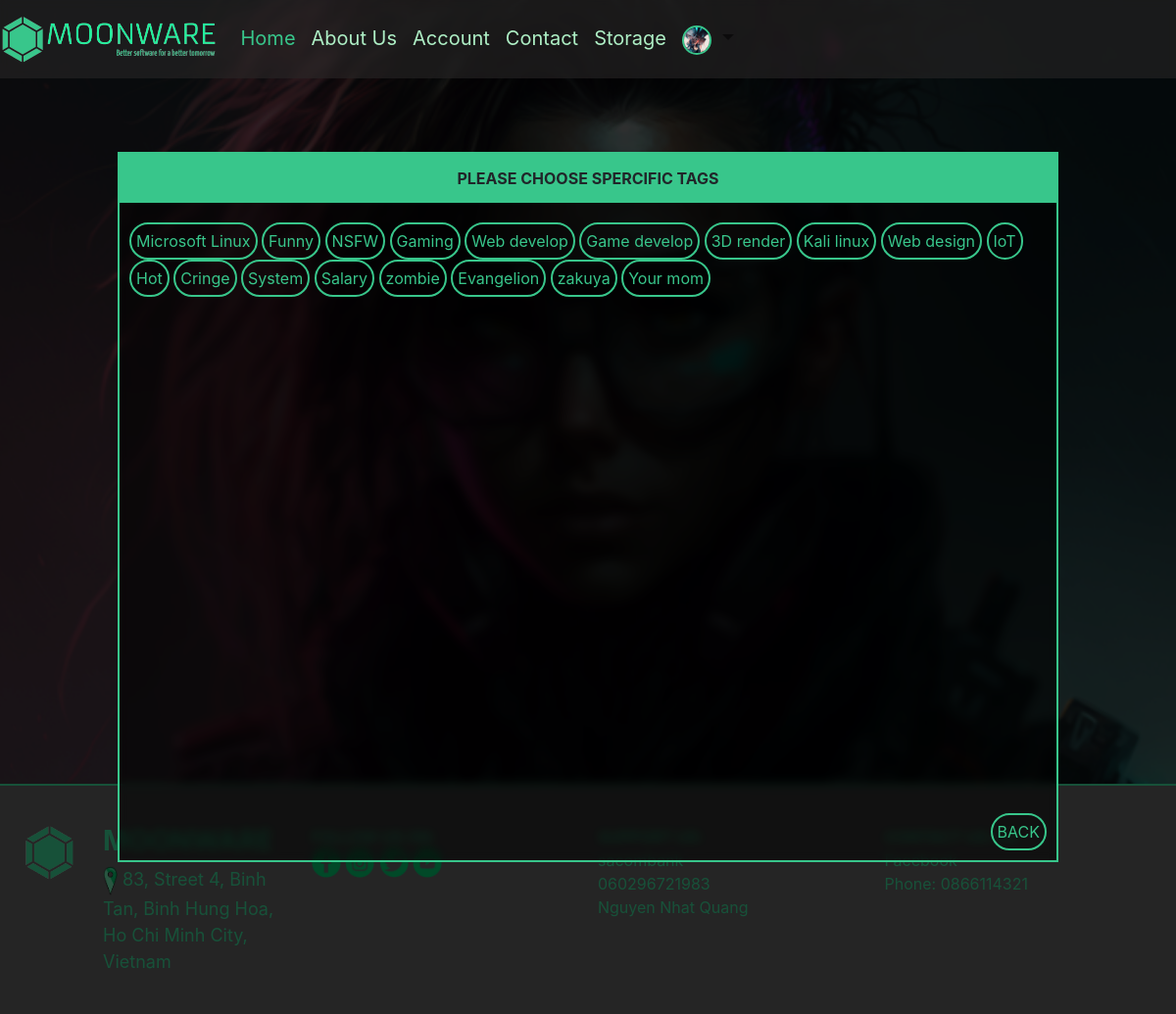
Page /addTags/10/ (signed in) on the earlier database version.
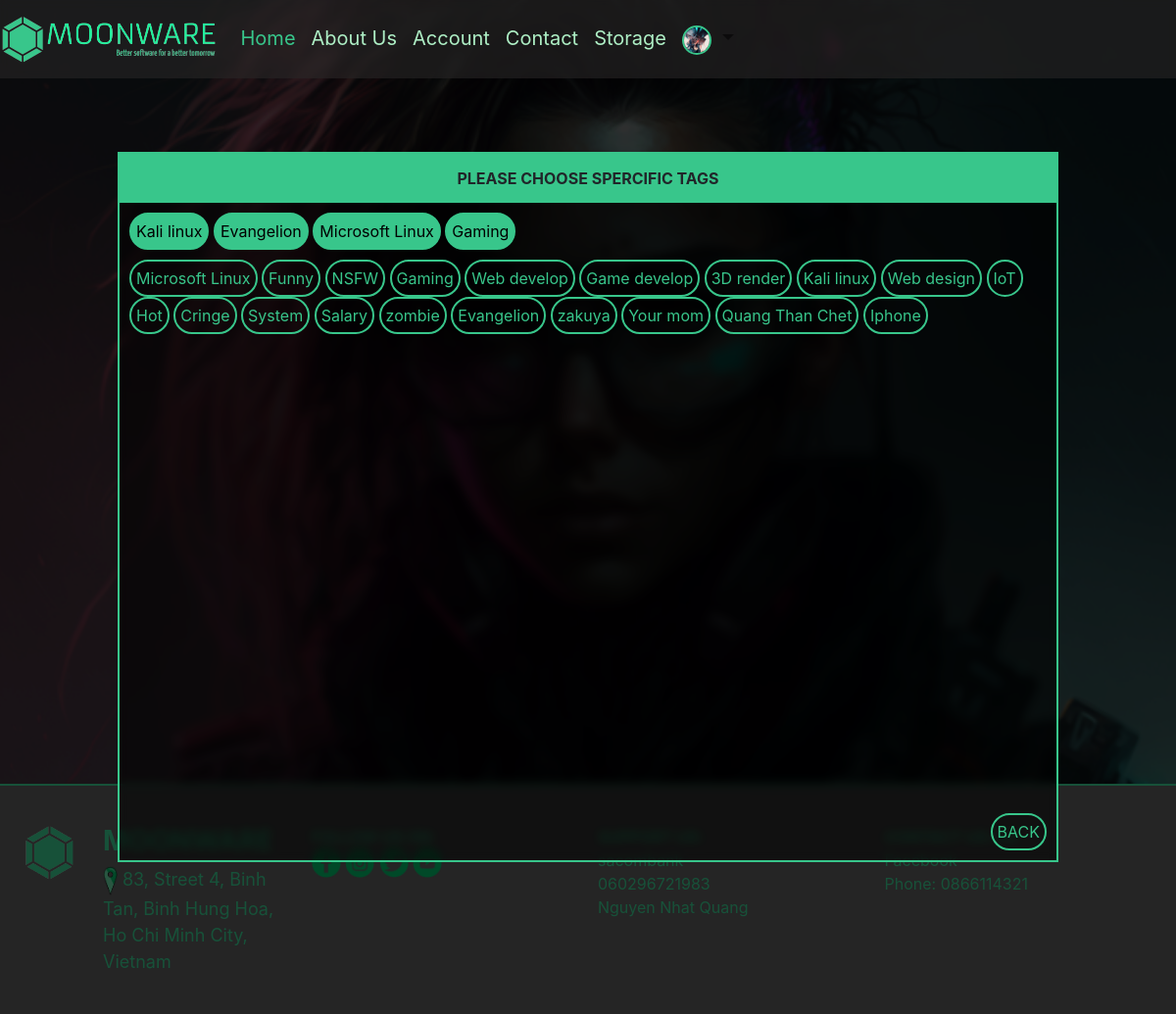
Same page on the later database version.
### moon/models.py (models this page shows, shortened)
class tag(models.Model):
    name = models.CharField(max_length=100)

class tagLink(models.Model):
    tag = models.ForeignKey(tag, on_delete=models.CASCADE)
    post = models.ForeignKey(post, on_delete=models.CASCADE)

### moon/views.py (the view)
# urls.py: path('addTags/<int:pk>/', views.addTags, name='addTags'),
def addTags(request, pk):
    user = request.user
    userInfos = userInfo.objects.get(user=user)
    numberOfNotification = notification.objects.filter(user=user).count()
    posts = get_object_or_404(post, pk=pk)
    tagLinks = tagLink.objects.filter(post=posts)
    tags = tag.objects.all()
    context = {"posts": posts, "tagLinks": tagLinks, "tags": tags, "user": user, "userInfos": userInfos, "numberOfNotification": numberOfNotification,}
    return render(request, "addtag.html", context)

### templates/addtag.html (shortened to what this page needs)
{% extends 'base.html' %}
{% block content %}
{% load static %}
<div id="addTags">
    <div class="blackLayerForm">
        <div data-aos="fade-right" style="width: 80%; height: 70%; border: #38C68B 2px solid; background-color: rgba(0, 0, 0, 0.541); backdrop-filter: blur(5px);">
            <div style="padding: 10px; position: absolute; bottom: 0; right: 0;">
                <a href="../../storage/">
                    <button class="round-box table-button">BACK</button>
                </a>
            </div>
            <div style="background-color: #38C68B; height: 50px; display: flex; justify-content: center; align-items: center; font-weight: 700;">
                PLEASE CHOOSE SPERCIFIC TAGS
            </div>
            <div style="padding: 10px; overflow-y: scroll;">
                <div>
                    {% for tagLink in tagLinks %}
                        <form method="post" action="../../deleteTag/" style="display: inline;">
                            <button class="round-box table-button" style="color: #000; background-color: #38C68B;">{{ tagLink.tag.name }}</button>
                        </form>
                    {% endfor %}
                </div>
                <div style="margin-top: 10px;">
                    {% for tag in tags %}
                            <form method="post" action="../../addTagsFinal/" style="display: inline;">
                                <button type="submit" class="round-box table-button">{{ tag.name }}</button>
                            </form>
                    {% endfor %}
                </div>
            </div>
        </div>
    </div>
</div>
<div id="body" style="height: 100vh; width: 100%; min-height: 100vh;">
    <div
        style="width: 100%; height: 100vh; overflow: hidden; display: flex; align-items: center; justify-content: center; position: fixed;">
        <div style="width: 100%; height: 100%; background-color: rgba(0, 0, 0, 0.548); position: absolute;">
        </div>
        <img id="backgroundImage" class="backgroundImage"
            src="{% static 'images/untitled_cyberpunk_girl_79af61d0-e7ed-4821-8a01-de98d57d7ff6.png' %}" alt="">
    </div>
</div>
{% endblock %}

Differences in the rows shown:
added tagLink: tag.name "Kali linux"
added tagLink: tag.name "Evangelion"
added tagLink: tag.name "Microsoft Linux"
added tagLink: tag.name "Gaming"
added tag: name "Quang Than Chet"
added tag: name "Iphone"
